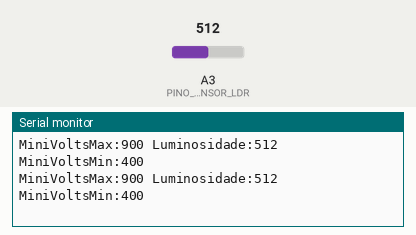
A sketch run on a simulated Arduino Uno, built with avr-gcc and run on an emulated ATmega328P. Parts: the last lines printed to the serial monitor. The inputs (shaded band) are chosen by the test bench; at power-on: A3 (PINO_SENSOR_LDR) = 512.

Above: at 2.8 s.
2.9 s: A3 (PINO_SENSOR_LDR) set to 716
At 4.7 s:
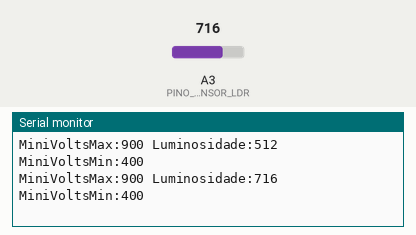
5.6 s: A3 (PINO_SENSOR_LDR) set to 900
At 7.4 s:
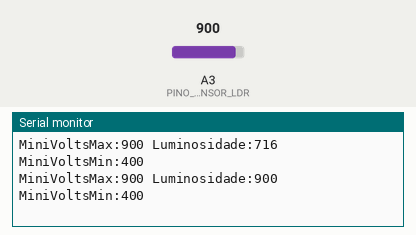
Timing chart, 0 to 8.9 s (numbered marks = the images above; inputs shaded):
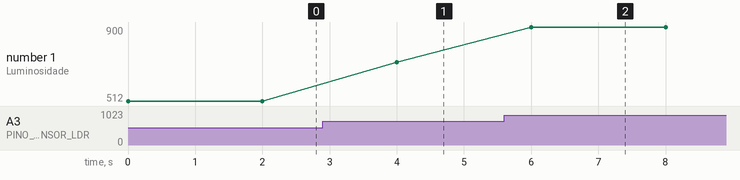

Measured:
- after the input at 2.9 s, the serial monitor: prints a new line after 1.1 s (image 1)
- after the input at 5.6 s, the serial monitor: prints a new line after 0.40 s (image 2)
- plotted number 1: 512 → 716 after the input at 2.9 s

The sketch:

codigo-ldr.ino
```cpp
const int PINO_SENSOR_LDR = A3; // declara a entrada analógica
int valorLuminosidade; // declara uma variável


void setup() {
  Serial.begin(9600);
}
// configuração de iniciação e comunicação entre arduino e computador

void loop() {
  valorLuminosidade = analogRead(PINO_SENSOR_LDR);
  // os dados coletados pela porta analogica serão armazenados na variável
  // definindo labels/variáveis e valores que serão mostrados na tela para melhorar o entendimento do gráfico
  Serial.print("MiniVoltsMax:");
  Serial.print(900);
  Serial.print(" ");
  Serial.print("Luminosidade:");
  Serial.print(valorLuminosidade);
  Serial.print(" ");
  Serial.print("MiniVoltsMin:");
  Serial.println(400);

  delay(2000);
  // configura para atualizar os dados a cada 2 segundos
}
```
